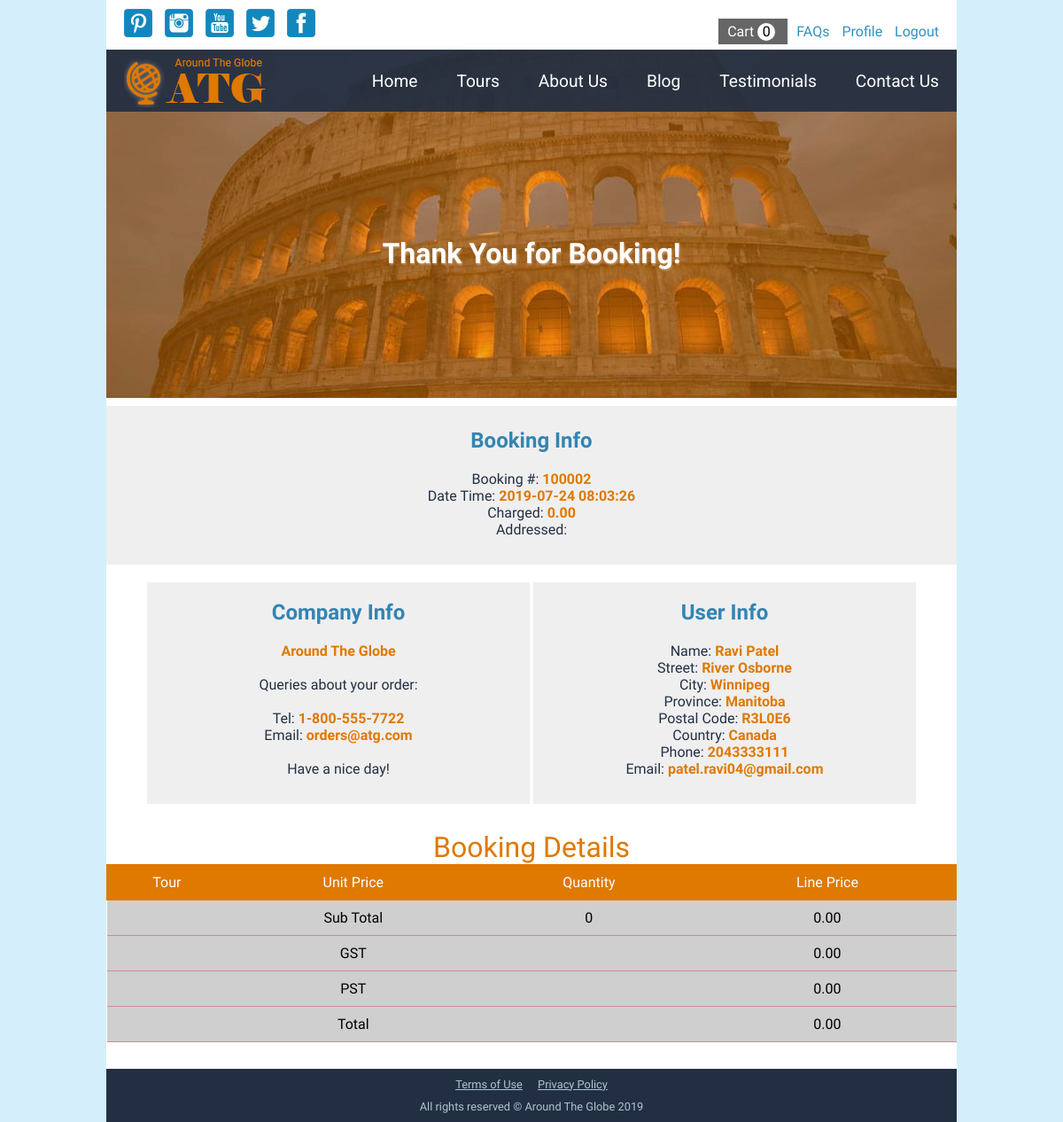
/thank_you.php?booking_id=2 (signed in), run on an earlier commit of the app's database.
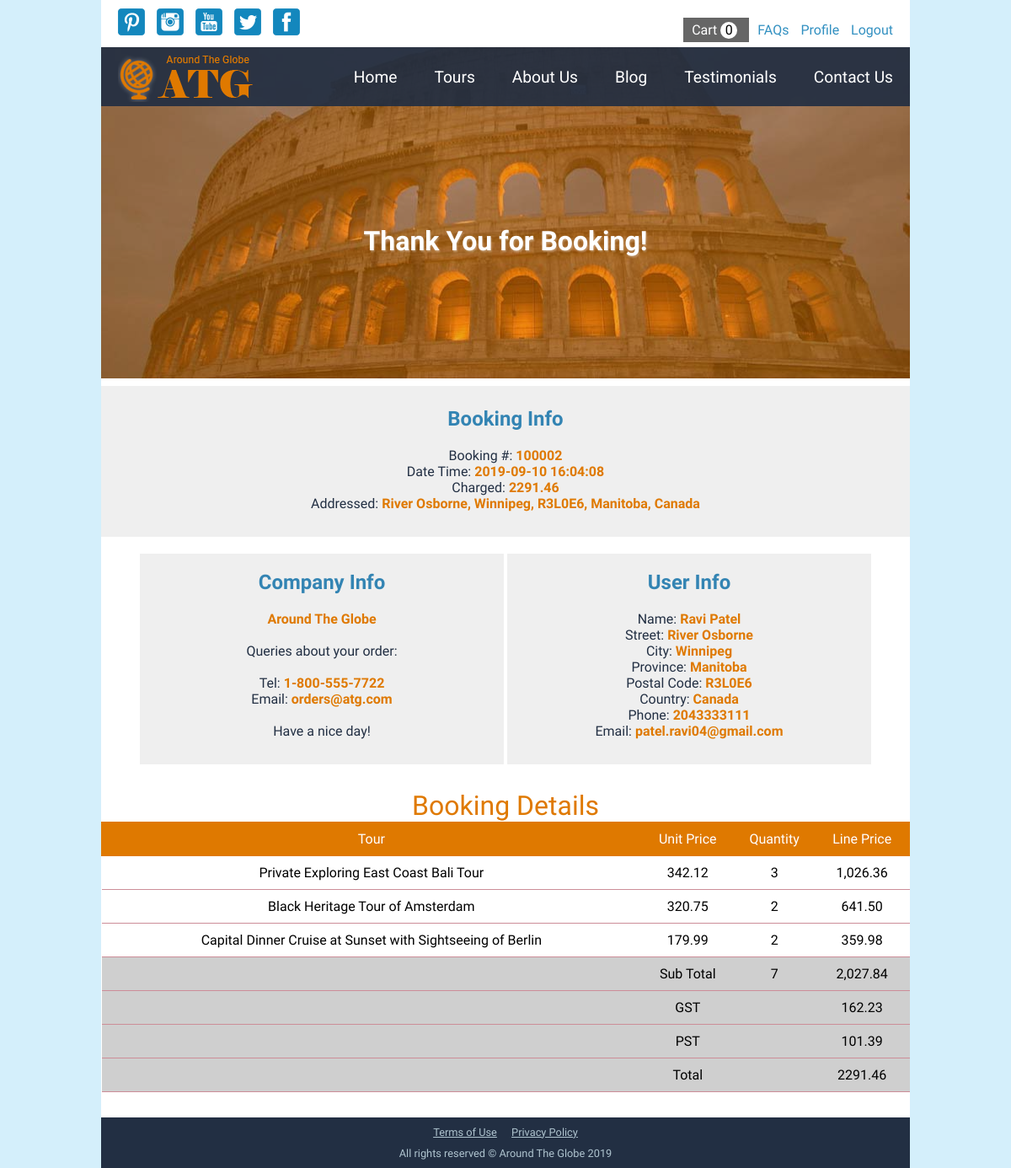
And on a later commit of the database.
### tables this page shows
CREATE TABLE `bookings` (
  `booking_id` int(11) NOT NULL AUTO_INCREMENT,
  `user_id` int(11) NOT NULL,
  `customer_address` varchar(255) NOT NULL,
  `sub_total` decimal(10,2) NOT NULL,
  `gst` decimal(6,2) NOT NULL,
  `pst` decimal(6,2) NOT NULL,
  `total` decimal(10,2) NOT NULL,
  `status` varchar(20) NOT NULL,
  `created_at` datetime NOT NULL DEFAULT CURRENT_TIMESTAMP,
  `updated_at` datetime DEFAULT NULL,
  PRIMARY KEY (`booking_id`)
);

CREATE TABLE `users` (
  `user_id` int(11) NOT NULL AUTO_INCREMENT,
  `first_name` varchar(50) NOT NULL,
  `last_name` varchar(50) NOT NULL,
  `street` varchar(100) NOT NULL,
  `city` varchar(50) NOT NULL,
  `postal_code` char(7) NOT NULL,
  `province` varchar(50) NOT NULL,
  `country` varchar(50) NOT NULL,
  `phone` varchar(20) NOT NULL,
  `email` varchar(100) NOT NULL,
  `password` varchar(255) NOT NULL,
  `role` enum('admin','blogger','customer') NOT NULL DEFAULT 'customer',
  `created_at` datetime NOT NULL DEFAULT CURRENT_TIMESTAMP,
  `updated_at` datetime DEFAULT NULL,
  PRIMARY KEY (`user_id`),
  UNIQUE KEY `email` (`email`)
);

CREATE TABLE `booking_line_items` (
  `booking_line_items_id` int(11) NOT NULL AUTO_INCREMENT,
  `booking_id` int(11) NOT NULL,
  `tour_id` int(11) NOT NULL,
  `unit_price` decimal(6,2) NOT NULL,
  `quantity` int(1) NOT NULL,
  PRIMARY KEY (`booking_line_items_id`)
);

CREATE TABLE `tours` (
  `tour_id` int(11) NOT NULL AUTO_INCREMENT,
  `title` varchar(255) NOT NULL,
  `category_id` int(11) NOT NULL,
  `featured_image` varchar(255) NOT NULL,
  `thumbnail_image` varchar(255) NOT NULL,
  `description` text NOT NULL,
  `country` varchar(20) NOT NULL,
  `from_date` date NOT NULL,
  `to_date` date NOT NULL,
  `price` decimal(5,2) NOT NULL,
  `booking_ends` date NOT NULL,
  `bookings_available` int(3) NOT NULL,
  `max_allowed_bookings` int(1) NOT NULL,
  `is_featured` tinyint(1) NOT NULL DEFAULT '0',
  `is_published` tinyint(1) NOT NULL DEFAULT '0',
  `created_at` datetime NOT NULL DEFAULT CURRENT_TIMESTAMP,
  `updated_at` datetime DEFAULT NULL,
  PRIMARY KEY (`tour_id`)
);

### app/functions.php (called while the page is built, shortened)
<?php
	function esc($string)
	{
		return htmlentities($string, null, "UTF-8");
	}
	function getLineTotal($price, $quantity)
	{
		return $price * $quantity;
	}

### autoloaders.php (called while the page is built, shortened)
<?php
$autoload = function ($class){
	$prefix = "App\\";
	$base_dir = __DIR__ . '/classes/';
	$len = strlen($prefix);
	$sub_class = substr($class, $len);
	$file = $base_dir . str_replace('\\', '/', $sub_class) . '.php';
};

### classes/Model.php (called while the page is built, shortened)
<?php
class Model
{
	protected static $dbh;
	public static function init($dbh)
	{
		static::$dbh = $dbh;
	}
	public function one($id)
	{
		$query = "SELECT * from {$this->table}
					WHERE {$this->key} = :id";
		$params = array(':id' => $id);
		$stmt = static::$dbh->prepare($query);
		$stmt->execute($params);
		return $stmt->fetch(\PDO::FETCH_ASSOC);
	}
}

### classes/BookingModel.php (called while the page is built, shortened)
<?php
class BookingModel extends Model
{
	public function getLineItems($id)
	{
		$query = "SELECT
					booking_line_items.*,
					tours.title
					FROM
					booking_line_items
					JOIN tours USING(tour_id)
					WHERE booking_id = :booking_id";
		$params = array(':booking_id' => $id);
		$stmt = static::$dbh->prepare($query);
		$stmt->execute($params);
		return $stmt->fetchAll(\PDO::FETCH_ASSOC);
	}
}

### public/thank_you.php (the view, shortened to what the rows shown need)
<?php
    $heading = 'Thank You for Booking!';
    if(!empty($_GET['booking_id'])){
    	$obj_booking = new BookingModel;
    	$obj_user = new UserModel;
	    $booking = $obj_booking->one($_GET['booking_id']);
	    $booking_line_items = $obj_booking->getLineItems($booking['booking_id']);
	    $user = $obj_user->one($_SESSION['user_id']);
    } else {
    	$_SESSION['flash'] = 'Please make a payment to see the thank you page.';
        $_SESSION['flash_class'] = 'flash-info';
        header('Location: checkout.php');
        exit;
    }
    require '../inc/head.inc.php';
?>
      <main>
        <div id="hero">
          <div>
            <h1><?=esc($heading)?></h1>
          </div>
        </div>
        <div class="booking-info">
        	<h2>Booking Info</h2>
        	<span>
        		<span>Booking #: </span>
        		<strong class="value">
              <?=esc('10000' . $booking['booking_id'])?>
            </strong>
        	</span>
        	<br>
        	<span>
        		<span>Date Time: </span>
        		<strong class="value"><?=esc($booking['created_at'])?></strong>
        	</span>
        	<br>
        	<span>
        		<span>Charged: </span>
        		<strong class="value"><?=esc($booking['total'])?></strong>
        	</span>
        	<br>
        	<span>
        		<span>Addressed: </span>
        		<strong class="value"><?=esc($booking['customer_address'])?></strong>
        	</span>
        </div>
        <div class="company-user">
        	<div class="company-info">
        		<h2>Company Info</h2>
	        	<br>
	        	<br>
	        	<br>
	        	<br>
	        	<br>
	        	<br>
	        	<br>
        	</div>
        	<div class="user-info">
        		<h2>User Info</h2>
        		<span>
	        		<span>Name: </span>
	        		<strong class="value">
	        			<?=esc($user['first_name'] . ' ' . $user['last_name'])?>
	        		</strong>
	        	</span>
	        	<br>
	        	<span>
	        		<span>Street: </span>
	        		<strong class="value"><?=esc($user['street'])?></strong>
	        	</span>
	        	<br>
	        	<span>
	        		<span>City: </span>
	        		<strong class="value"><?=esc($user['city'])?></strong>
	        	</span>
	        	<br>
	        	<span>
	        		<span>Province: </span>
	        		<strong class="value"><?=esc($user['province'])?></strong>
	        	</span>
	        	<br>
	        	<span>
	        		<span>Postal Code: </span>
	        		<strong class="value"><?=esc($user['postal_code'])?></strong>
	        	</span>
	        	<br>
	        	<span>
	        		<span>Country: </span>
	        		<strong class="value"><?=esc($user['country'])?></strong>
	        	</span>
	        	<br>
	        	<span>
	        		<span>Phone: </span>
	        		<strong class="value"><?=esc($user['phone'])?></strong>
	        	</span>
	        	<br>
	        	<span>
	        		<span>Email: </span>
	        		<strong class="value"><?=esc($user['email'])?></strong>
	        	</span>
        	</div>
        </div>
        <table id="booking_details">
          <caption>Booking Details</caption>
          <tr>
            <th>Tour</th>
            <th>Unit Price</th>
            <th>Quantity</th>
            <th>Line Price</th>
          </tr>
          <?php foreach ($booking_line_items as $line_item) : ?>
      		<tr>
              <td><?=esc($line_item['title'])?></td>
              <td><?=esc($line_item['unit_price'])?></td>
              <td><?=esc($line_item['quantity'])?></td>
              <td>
                <?=esc(number_format(getLineTotal($line_item['unit_price'], $line_item['quantity']), 2))?>
              </td>
            </tr>
          <?php endforeach; ?>
        </table>
      </main>
      <?php
          require '../inc/footer.inc.php';
      ?>

What changed in the data, as far as the page shows it:
changed bookings "100002": created_at "2019-07-24 08:03:26" → "2019-09-10 16:04:08"; total "0.00" → "2291.46"; customer_address (not shown) → "River Osborne, Winnipeg, R3L0E6, Manitoba, Canada"
added booking_line_items: tour.title "Private Exploring East Coast Bali Tour", unit_price "342.12", quantity "3", unit_price+quantity "1,026.36"
added booking_line_items: tour.title "Black Heritage Tour of Amsterdam", unit_price "320.75", quantity "2", unit_price+quantity "641.50"
added booking_line_items: tour.title "Capital Dinner Cruise at Sunset with Sightseeing of Berlin", unit_price "179.99", quantity "2", unit_price+quantity "359.98"
Also different on the page:
$sub_total_qty: "0" → "7"
$calculated_sub_total: "0.00" → "2,027.84"
$calculated_gst: "0.00" → "162.23"
$calculated_pst: "0.00" → "101.39"
$calculated_total: "0.00" → "2291.46"
